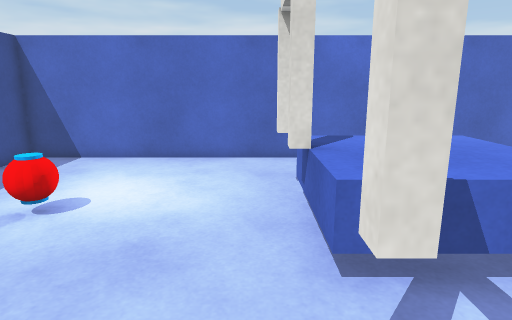
View 1 (above)

12 first-person views from a walk through a scene from a Unity 3-D project. The camera is 1.3 m above the floor, tilts 12° down and sees 75° across. Doors are open. The floor is counted in squares, 0.5 m on a side. Each view is taken from the middle of a square. On the plan, view 1 faces up. The plan holds only what a view shows up to about 20 squares ahead; the rest is blank. Surface patterns are stand-ins for the level's own textures.

View 2
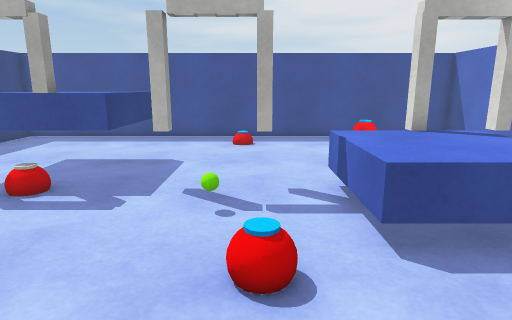

View 3
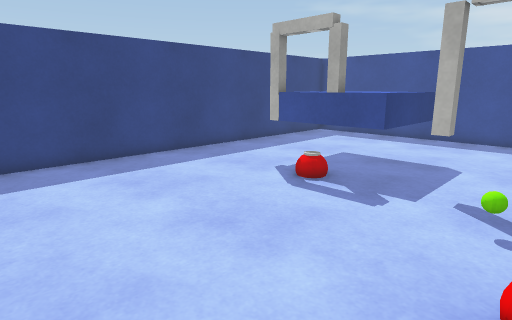

View 4
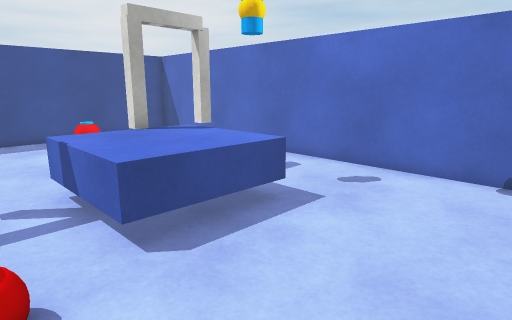

View 5
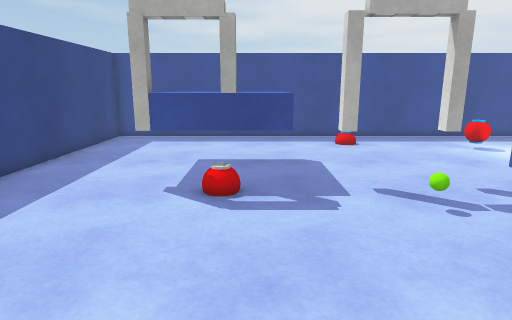

View 6
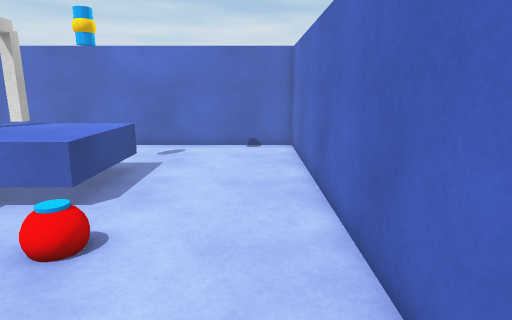

View 7
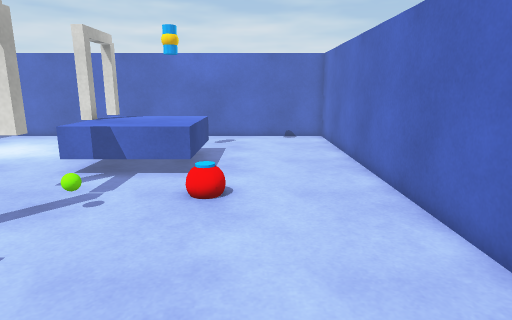

View 8
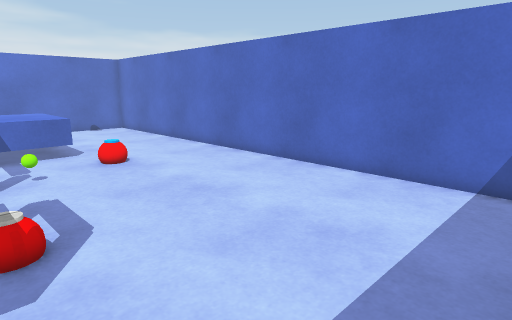

View 9
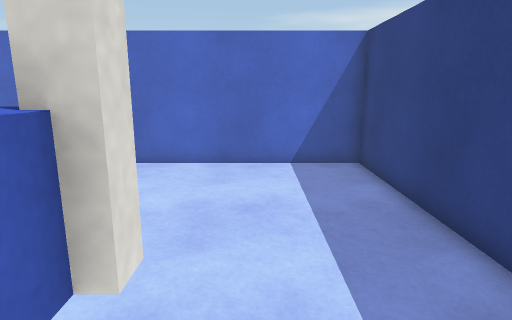

View 10
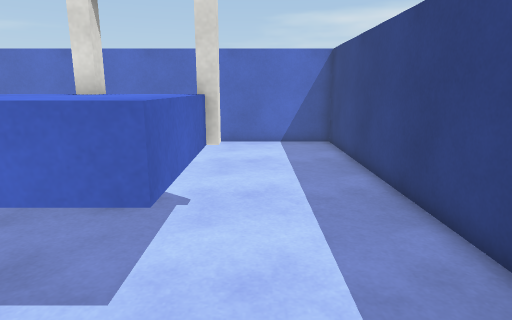

View 11
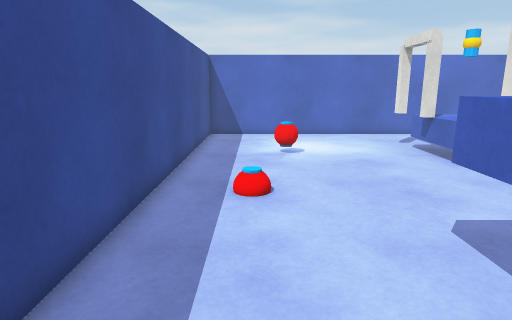

View 12
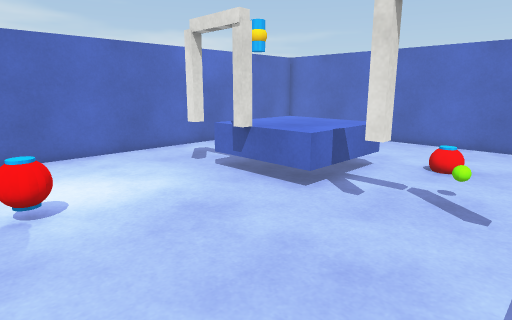

### Floor plan
Key: @ floor where view 1 was taken; # wall or solid block; x gap in a wall; . main floor; : floor 0.25 m higher than the main floor; D open door; ^ raised ledge; O other object.
Columns run from 9 left of view 1 to 11 right of it. Each row starts with its distance up from view 1.
 13 #####################
 12 #...................#
 11 #...................#
 10 #...................#
  9 #.........#.........#
  8 #.........D^^^^.....#
  7 #...OO....D^^^^.....#
  6 #...O.....^^^^^.....#
  5 #.........^^^^^.....#
  4 #.........^^^^^.....#
  3 #.........x.........#
  2 #.........D....O....#
  1 #..:......D.O.......#
  0 #........@D.........#
 -1 #.........x.........#
 -2 #.....^^^^^.........#
 -3 #.....^ ^^^.........#
 -4 #.....^^^^DO........#
 -5 #.....^^^^D.........#
 -6 #.....^^^^D.........#
 -7 #...................#
 -8 #...................#
 -9 #...................#
-10 #...................#
-11 #####################

Positions as (right, up) in squares from view 1, and headings:
1: (0, 0), facing up
2: (10, 2), facing left
3: (10, 2), facing down-left
4: (10, 2), facing up-left
5: (10, -3), facing left
6: (9, -3), facing up
7: (7, -6), facing up
8: (1, -10), facing up-right
9: (-1, -7), facing right
10: (-6, -7), facing right
11: (-6, -7), facing up
12: (-6, -1), facing up-right
